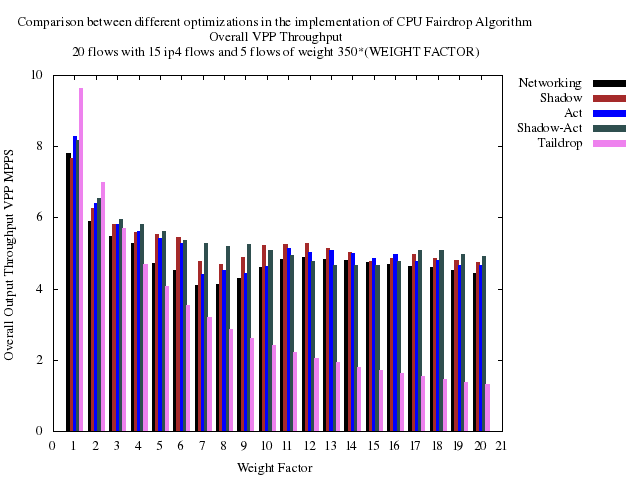

This figure's gnuplot source:
#! xgp flow_pps.dat
# Created the Fri Dec  8 02:30:12 CET 2017 with:
#   ____________________________
#  /                            \
# /        xgp        __________/
# \__________________/.:nonsns:.
#
 
#-------------------------------------
# SHAPES:
# (c)ircle  (t)riangle (i)nv.tri.
#           (d)iamond  (s)quare
# FILLING:
# (f)illed  (o)paque  (e)mpty (default)
#-------------------------------------
   s=4  ; es=s  ; fs=s+1 ; os=s+66
   c=6  ; ec=c  ; fc=c+1 ; oc=os+1
   t=8  ; et=t  ; ft=t+1 ; ot=oc+1
   i=10 ; ei=i  ; fi=i+1 ; oi=ot+1
   d=12 ; ed=d  ; fd=d+1 ; od=oi+1
   p=14 ; ep=p  ; fp=p+1 ; op=od+1
#-------------------------------------
#  e.g.:  
#  empty circles vs filled squares
#  plot "file" u 1:3 w p pt ec, 
#           "" u 1:4 w lp pt fs
#-------------------------------------

#Happy gnuplotting


set out "output_throughput_all5.png"
set term png font "Times,10"
#set pointsize 1.25

set key outside
#set ylabel "Per flow rate [pps]"
set title "Comparison between different optimizations in the implementation of CPU Fairdrop Algorithm\n{Overall VPP Throughput}\n{20 flows with 15 ip4 flows and 5 flows of weight 350*(WEIGHT FACTOR)}"
set xlabel "Weight Factor"
set xtics 1
set boxwidth 0.15
set style fill solid
#set ytics nomirror
#set y2tics
#set yrange [0:5]
#set y2range [0:6000]
set ylabel "Overall Output Throughput VPP MPPS"
#set y2label "Flow Weight"
#set format y "%.t^.10^%T"
#set ytics 200000
#set yran [1e3:]
#min(a,b)=a<b?a:b
#stats 	'flow_pps.dat'	every ::1 using 1 nooutput
#total=int(STATS_sum)
#print("Total Throughput")
#print(total)
#f(x)=total
set yrange [0:10]

plot \
'/home/vk/FAIRDROP_CPU_MASTER/in_out_networking5.dat'	u ($0+1-0.30):($3/1000000)   	t 'Networking'  axes x1y1 with boxes lc rgb "black",	\
'/home/vk/FAIRDROP_CPU_MASTER/in_out_shadow5.dat'    u ($0+1-0.15):($3/1000000)      t 'Shadow'  axes x1y1 with boxes lc rgb "brown",    \
'/home/vk/FAIRDROP_CPU_MASTER/in_out_act5.dat'    u ($0+1):($3/1000000)      t 'Act'  axes x1y1 with boxes lc rgb "blue",    \
'/home/vk/FAIRDROP_CPU_MASTER/in_out_shadowact5.dat'    u ($0+1+0.15):($3/1000000)      t 'Shadow-Act'  axes x1y1 with boxes lc rgb "0x2F4F4F",    \
'/home/vk/FAIRDROP_CPU_MASTER/in_out_taildrop5.dat'  u ($0+1+0.30):($3/1000000)	t 'Taildrop'   axes x1y1 with boxes lc rgb "violet"
#'flow_pps.dat'  u ($0+1+0.25):(f($1)/1000000)           t 'Per Flow Throughput'  axes x1y1 with boxes
